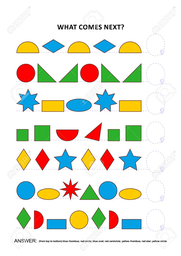
#> input picture image1.png, 181 x 256 px, shrunk from 918 x 1300 before the run
$ python main.py image1.png target1_1.png
#> lines starting #> are read from the running program, lines starting #| are printed output that depends on the picture
from PIL import Image
from matplotlib import patches
from matplotlib import pyplot as plt
import numpy as np
import sys


def my_padding(image, shape):
    h, w = shape
    pad_h, pad_w = int(h / 2), int(w / 2)
    res = np.pad(image, [(pad_h, h - pad_h), (pad_w, w - pad_w)], 'constant')
    return res


def my_kernel(shape, sigma):
    a, b = shape
    y, x = np.ogrid[-b:b + 1, -a:a + 1]

    gaus_kernel = np.exp(-(x * x + y * y) / (2. * sigma * sigma))
    sum = gaus_kernel.sum()
    gaus_kernel /= sum

    return gaus_kernel


def my_filtering(image, kernel):
    h, w = image.shape
    kernel_h, kernel_w = kernel.shape

    padded = my_padding(image, (kernel_h, kernel_w))
    filtered = np.zeros((h, w), dtype=np.float32)

    for i in range(h):
        for j in range(w):
            filtered[i, j] = np.sum(padded[i:i + kernel_h, j:j + kernel_w] * kernel)

    return filtered


def get_pixel_data(name):
    gray = np.array(Image.open(name).convert("L"))
    h, w = gray.shape

    kernel1 = my_kernel((5, 5), 1.6)
    kernel2 = my_kernel((5, 5), 1)

    filtered1 = my_filtering(gray, kernel1)
    filtered2 = my_filtering(gray, kernel2)

    dog = np.zeros_like(gray)
    for i in range(h):
        for j in range(w):
            dog[i][j] = filtered1[i][j] - filtered2[i][j]

    normalized = (dog - np.min(dog)) / (np.max(dog) - np.min(dog))

    return normalized


def get_pixel_data_target(name):
    result = get_pixel_data(name)
    result = np.flip(result)
    return result


def calc_convolution(image, filter):
    h, w = image.shape
    filter = np.flip(filter)
    filter_h, filter_w = filter.shape

    image = my_padding(image, (filter_h, filter_w))
    result = np.zeros((h, w))

    for now_h in range(h):
        start_h = now_h
        end_h = start_h + filter_h
        for now_w in range(w):
            start_w = now_w
            end_w = start_w + filter_w
            result[now_h, now_w] = np.sum(image[start_h:end_h, start_w:end_w] * filter)

    return result


def finalResult(image_name, target_name):
#> called with image_name = 'image1.png', target_name = 'target1_1.png'
    origin = np.array(Image.open(image_name).convert("L"))
    image = get_pixel_data(image_name)
#> after the loop in my_filtering (call 2), `for i in range(h):`:
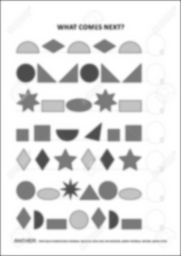
#> filtered: shape (256, 181) float32; min 76, max 255, mean 227.1
#> after the loop in get_pixel_data, `for i in range(h):`:
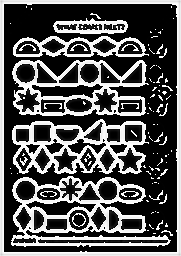
#> dog: shape (256, 181); min 0, max 255, mean 86
    target = get_pixel_data_target(target_name)
#> call 2 of get_pixel_data, with name = 'target1_1.png'
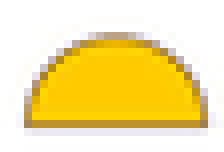
#> input picture target1_1.png, 28 x 19 px, shrunk from 141 x 97 before the run (shown 8 times larger)

    conv = calc_convolution(image, target)
#> in my_padding (call 5), `res = np.pad(image, [(pad_h, h - pad_h), (pad_w, w - pad_w)], 'constan..`:
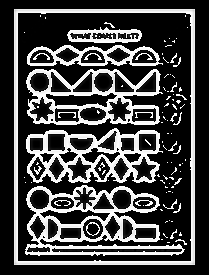
#> res: shape (275, 209) float64; min 0, max 1, mean 0.272
#> after the loop in calc_convolution, `for now_h in range(h):`:
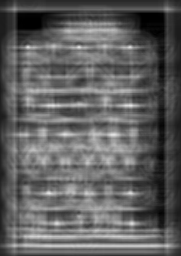
#> result: shape (256, 181) float64; min 0, max 228.7, mean 96.9

    plt.figure()
    plt.imshow(image, cmap='gray')
    plt.colorbar()
    plt.show()
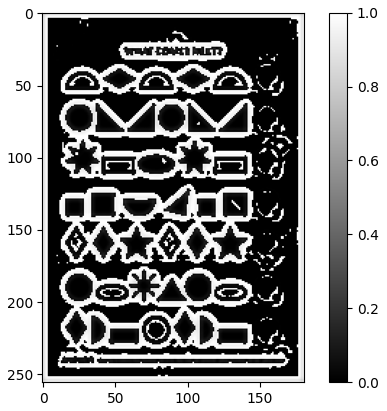
#> figure drawn by matplotlib, 2 panels

    fig, ax = plt.subplots()
    ax.imshow(origin, cmap='gray')
    indices = np.argwhere(conv >= np.max(conv) * .9)
#> indices = 75 pairs, first value 46 to 236, second value 27 to 132
    for index in indices:
        ax.add_patch(
            patches.Rectangle(
                (index[1] - target.shape[1] // 2, index[0] - target.shape[0] // 2),
                target.shape[1], target.shape[0],
                edgecolor='cyan',
                fill=False,
            ))
#> this loop made 75 passes
#> index on passes 1 to 12: [46, 79], [47, 27], [47, 28], [47, 78], [47, 79], [47, 80], [47, 129], [47, 130], [105, 48], [105, 49], [105, 50], [105, 51]

    plt.figure()
    plt.imshow(conv, cmap='jet')
    plt.colorbar()
    plt.show()
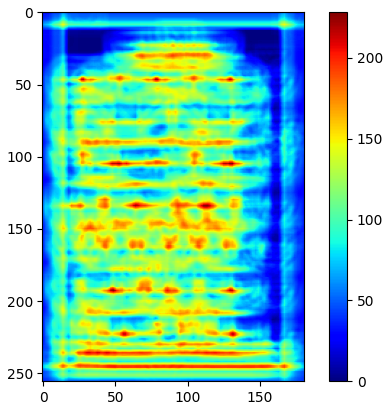
#> figure drawn by matplotlib, 2 panels


if __name__ == '__main__':
    if len(sys.argv) != 3:
        print('이미지 파일의 이름과 아이콘 파일의 이름을 입력해야 합니다.')
        print('Ex) python main.py image1.png target1_1.png')
    else:
        name = sys.argv[1]
        icon_name = sys.argv[2]

        finalResult(name, icon_name)
